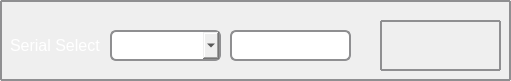
    <widget class="QFrame" name="frame_3">
     <property name="geometry">
      <rect>
       <x>40</x>
       <y>80</y>
       <width>511</width>
       <height>81</height>
      </rect>
     </property>
     <property name="styleSheet">
      <string notr="true">QFrame {
    border: 2px solid #8f8f91;
    border-radius: 1px;
    background-color:#ffff ;
    min-width: 80px;
}
QLabel {
    border: 0px solid #8f8f91;
    border-radius: 1px;
    background-color:#ffff ;
    min-width: 80px;
}</string>
     </property>
     <property name="frameShape">
      <enum>QFrame::StyledPanel</enum>
     </property>
     <property name="frameShadow">
      <enum>QFrame::Raised</enum>
     </property>
     <widget class="QComboBox" name="com_select">
      <property name="geometry">
       <rect>
        <x>110</x>
        <y>30</y>
        <width>111</width>
        <height>31</height>
       </rect>
      </property>
      <property name="styleSheet">
       <string notr="true">QComboBox {
	font: 12pt &quot;MS Shell Dlg 2&quot;;
    border: 2px solid #8f8f91;
    border-radius: 6px;
    background-color: qlineargradient(x1: 0, y1: 0, x2: 0, y2: 1,
                                      stop: 0 #f6f7fa, stop: 1 #dadbde);
    min-width: 80px;
}</string>
      </property>
     </widget>
     <widget class="QLineEdit" name="serial_input_1">
      <property name="geometry">
       <rect>
        <x>230</x>
        <y>30</y>
        <width>121</width>
        <height>31</height>
       </rect>
      </property>
      <property name="styleSheet">
       <string notr="true">QLineEdit {
	font: 12pt &quot;MS Shell Dlg 2&quot;;
    border: 2px solid #8f8f91;
    border-radius: 6px;
    background-color: #ffff;
    min-width: 80px;
}</string>
      </property>
     </widget>
     <widget class="QFrame" name="frame">
      <property name="geometry">
       <rect>
        <x>380</x>
        <y>20</y>
        <width>121</width>
        <height>51</height>
       </rect>
      </property>
      <property name="styleSheet">
       <string notr="true">QFrame {
    border: 2px solid #8f8f91;
    border-radius: 1px;
    background-color:#ffff ;
    min-width: 80px;
}

</string>
      </property>
      <property name="frameShape">
       <enum>QFrame::StyledPanel</enum>
      </property>
      <property name="frameShadow">
       <enum>QFrame::Raised</enum>
      </property>
     </widget>
     <widget class="QLabel" name="s1_output">
      <property name="geometry">
       <rect>
        <x>390</x>
        <y>30</y>
        <width>101</width>
        <height>31</height>
       </rect>
      </property>
      <property name="font">
       <font>
        <family>MS Reference Sans Serif</family>
        <pointsize>18</pointsize>
        <weight>50</weight>
        <italic>false</italic>
        <bold>false</bold>
       </font>
      </property>
      <property name="styleSheet">
       <string notr="true">QLabel{
	color: rgb(255, 255, 255);
	font: 18pt &quot;MS Reference Sans Serif&quot;;

}</string>
      </property>
      <property name="text">
       <string/>
      </property>
     </widget>
     <widget class="QLabel" name="strain_connect_label">
      <property name="geometry">
       <rect>
        <x>10</x>
        <y>30</y>
        <width>91</width>
        <height>31</height>
       </rect>
      </property>
      <property name="palette">
       <palette>
        <active>
         <colorrole role="WindowText">
          <brush brushstyle="SolidPattern">
           <color alpha="255">
            <red>255</red>
            <green>255</green>
            <blue>255</blue>
           </color>
          </brush>
         </colorrole>
         <colorrole role="Button">
          <brush brushstyle="SolidPattern">
           <color alpha="255">
            <red>48</red>
            <green>48</green>
            <blue>51</blue>
           </color>
          </brush>
         </colorrole>
         <colorrole role="Base">
          <brush brushstyle="SolidPattern">
           <color alpha="255">
            <red>48</red>
            <green>48</green>
            <blue>51</blue>
           </color>
          </brush>
         </colorrole>
         <colorrole role="Window">
          <brush brushstyle="SolidPattern">
           <color alpha="255">
            <red>48</red>
            <green>48</green>
            <blue>51</blue>
           </color>
          </brush>
         </colorrole>
        </active>
        <inactive>
         <colorrole role="WindowText">
          <brush brushstyle="SolidPattern">
           <color alpha="255">
            <red>255</red>
            <green>255</green>
            <blue>255</blue>
           </color>
          </brush>
         </colorrole>
         <colorrole role="Button">
          <brush brushstyle="SolidPattern">
           <color alpha="255">
            <red>48</red>
            <green>48</green>
            <blue>51</blue>
           </color>
          </brush>
         </colorrole>
         <colorrole role="Base">
          <brush brushstyle="SolidPattern">
           <color alpha="255">
            <red>48</red>
            <green>48</green>
            <blue>51</blue>
           </color>
          </brush>
         </colorrole>
         <colorrole role="Window">
          <brush brushstyle="SolidPattern">
           <color alpha="255">
            <red>48</red>
            <green>48</green>
            <blue>51</blue>
           </color>
          </brush>
         </colorrole>
        </inactive>
        <disabled>
         <colorrole role="WindowText">
          <brush brushstyle="SolidPattern">
           <color alpha="255">
            <red>120</red>
            <green>120</green>
            <blue>120</blue>
           </color>
          </brush>
         </colorrole>
         <colorrole role="Button">
          <brush brushstyle="SolidPattern">
           <color alpha="255">
            <red>48</red>
            <green>48</green>
            <blue>51</blue>
           </color>
          </brush>
         </colorrole>
         <colorrole role="Base">
          <brush brushstyle="SolidPattern">
           <color alpha="255">
            <red>48</red>
            <green>48</green>
            <blue>51</blue>
           </color>
          </brush>
         </colorrole>
         <colorrole role="Window">
          <brush brushstyle="SolidPattern">
           <color alpha="255">
            <red>48</red>
            <green>48</green>
            <blue>51</blue>
           </color>
          </brush>
         </colorrole>
        </disabled>
       </palette>
      </property>
      <property name="font">
       <font>
        <pointsize>12</pointsize>
        <weight>50</weight>
        <bold>false</bold>
       </font>
      </property>
      <property name="frameShape">
       <enum>QFrame::NoFrame</enum>
      </property>
      <property name="text">
       <string>Serial Select</string>
      </property>
     </widget>
    </widget>
